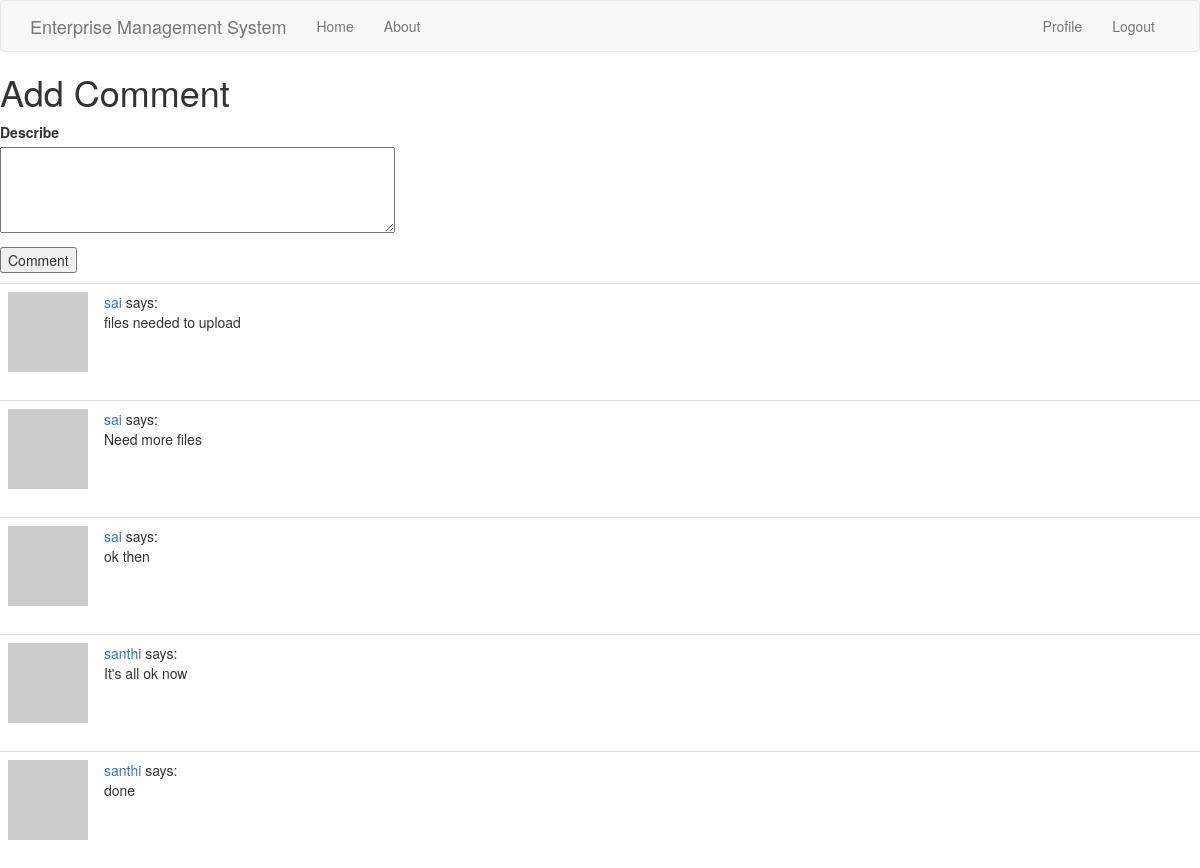
The page /add_comment/3 (signed in) on the database as committed earlier.
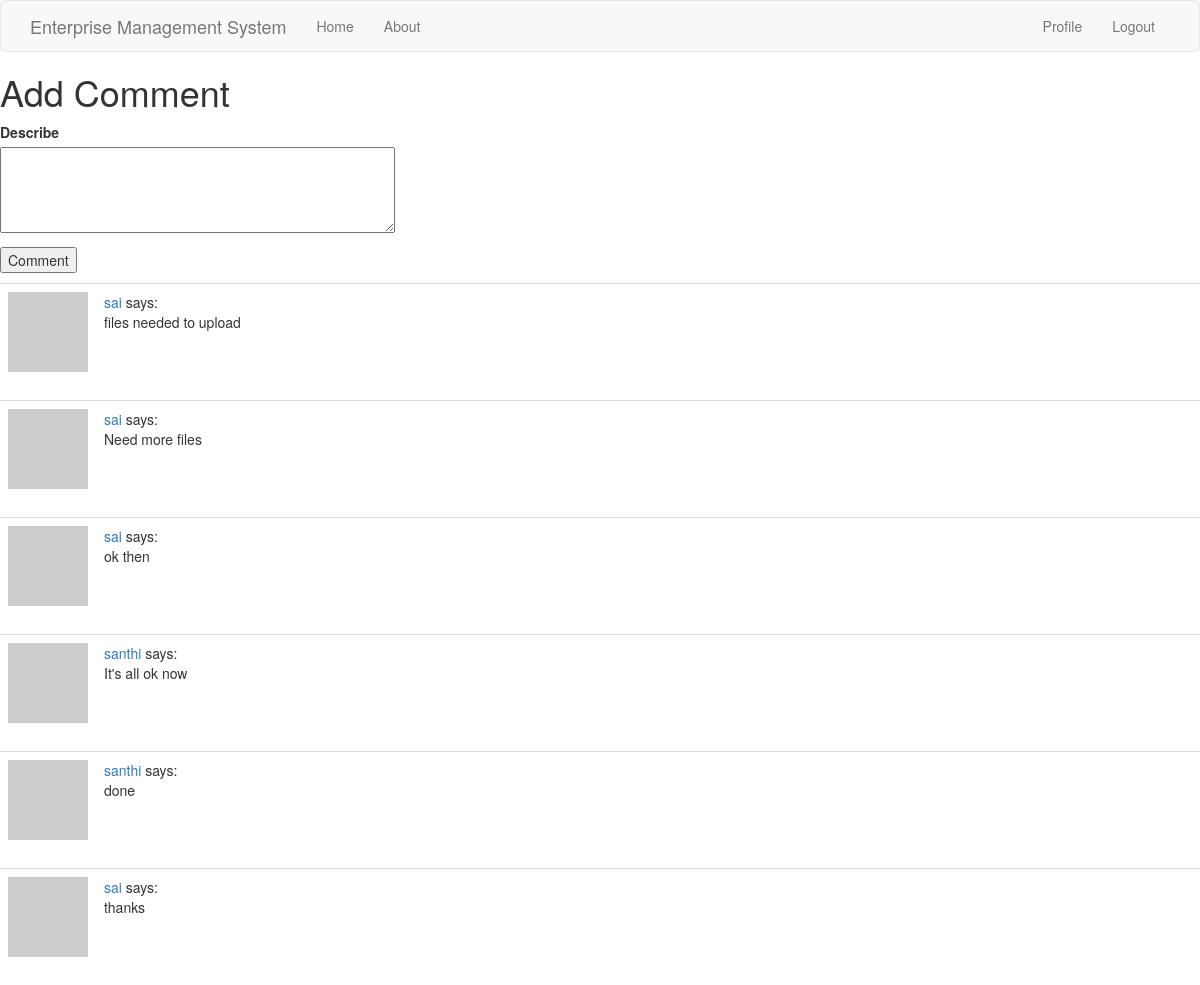
The same page on the database as committed later.
### app/models.py (models this page shows, shortened)
class Comment(db.Model):
    id = db.Column(db.Integer,primary_key=True)
    comment = db.Column(db.String(64))
    trans_id = db.Column(db.Integer,db.ForeignKey('transaction.id'))
    user_id = db.Column(db.Integer,db.ForeignKey('user.id'))

class User(UserMixin,db.Model):
    id = db.Column(db.Integer,primary_key=True)
    username = db.Column(db.String(64), index=True,unique=True)
    email = db.Column(db.String(120),index=True,unique=True)
    password_hash = db.Column(db.String(128))
    job = db.Column(db.String(64))
    posts = db.relationship('Post',backref='author',lazy='dynamic')
    comment = db.relationship('Comment',backref='comment_by',lazy='dynamic')
    about_me = db.Column(db.String(140))
    last_seen = db.Column(db.DateTime, default=datetime.utcnow)
    def avatar(self, size):
        digest = md5(self.email.lower().encode('utf-8')).hexdigest()
        return 'https://www.gravatar.com/avatar/{}?d=identicon&s={}'.format(digest,size)

### app/routes.py (the view, shortened to what this page needs)
@app.route('/add_comment/<trans_id>',methods=['GET','POST'])
@login_required
def add_comment(trans_id):
    form = AddCommentForm()
    comm = Comment.query.filter_by(trans_id=trans_id)
    return render_template('add_comment.html',title='New Comment',form=form,comm=comm)

### app/forms.py
class AddCommentForm(FlaskForm):
    comment = TextAreaField('Describe', validators=[DataRequired(),Length(min=0,max=140)])
    submit = SubmitField('Comment')

### app/models.py (called while the page is built)
@login.user_loader
def load_user(id):
    return User.query.get(int(id))

### app/routes.py (called while the page is built)
@app.before_request
def before_request():
    if current_user.is_authenticated:
        current_user.last_seen = datetime.utcnow()
        db.session.commit()

### app/templates/add_comment.html (shortened to what this page needs)
{% extends "base.html" %}
{% block content %}
    <h1>Add Comment</h1>
    <form action="" method="post">
        <p>
            {{ form.comment.label }}<br>
            {{ form.comment(cols=50, rows=4) }}<br>
        </p>
        <p>{{ form.submit() }}</p>
    </form>
    {% for c in comm %}
    <table class="table table-hover">
        <tr>
        	<td width="70px">
                <a href="{{ url_for('user', username=c.comment_by.username) }}">
                    <img src="{{ c.comment_by.avatar(70) }}" />
                </a>
            </td>
            <td>
                <a href="{{ url_for('user', username=c.comment_by.username) }}">
                    {{ c.comment_by.username }}
                </a>
                says:
                <br>
                {{ c.comment }}
            </td>
        </tr>
    </table>
    {% endfor %}
{% endblock %}

### app/templates/base.html (shortened to what this page needs)
{% extends 'bootstrap/base.html' %}
{% block navbar %}
    <nav class="navbar navbar-default">
        <div class="container">
            <div class="navbar-header">
                <a class="navbar-brand">Enterprise Management System</a>
            </div>
            <div class="collapse navbar-collapse" id="bs-example-navbar-collapse-1">
                <ul class="nav navbar-nav">
                    <li><a href="{{ url_for('home') }}">Home</a></li>
                    <li><a href="{{ url_for('about') }}">About</a></li>
                </ul>
                <ul class="nav navbar-nav navbar-right">
                    {% if current_user.is_anonymous %}
                    <li><a href="{{ url_for('login') }}">Login</a></li>
                    {% else %}
                    <li><a href="{{ url_for('user', username=current_user.username) }}">Profile</a></li>
                    <li><a href="{{ url_for('logout') }}">Logout</a></li>
                    {% endif %}
                </ul>
            </div>
        </div>
    </nav>
{% endblock %}

Rows that differ between the two databases and show on the page:
added Comment: comment_by.username "sai", comment "thanks"
